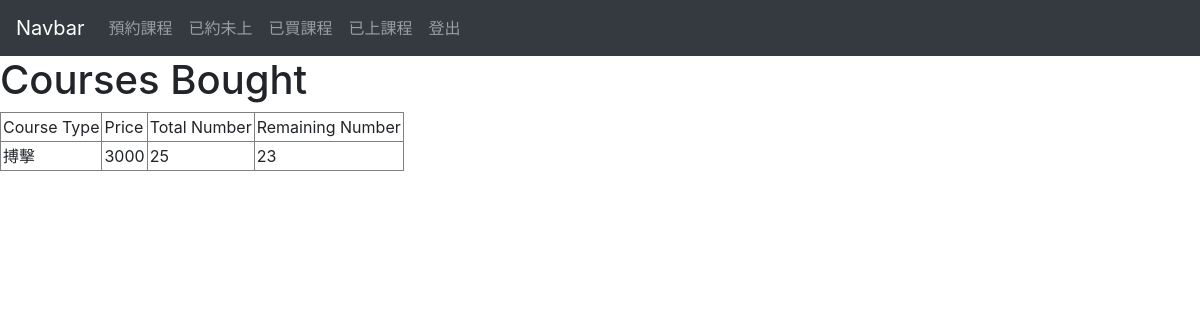
The app's page /Member/coursesBought.php, older data.
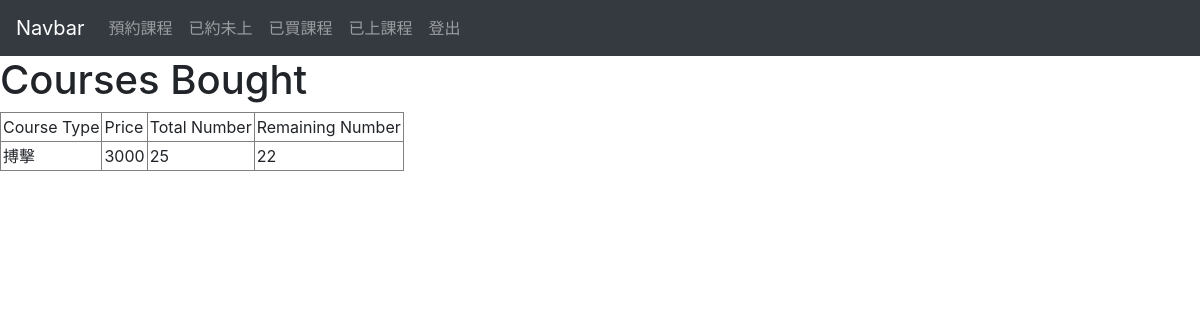
The same page, newer data.
### tables this page shows
CREATE TABLE `course` (
  `Course_ID` int(6) NOT NULL,
  `M_ID` int(6) NOT NULL,
  `Price` int(6) NOT NULL,
  `Course_Type` varchar(40) DEFAULT NULL,
  `Number_of_Period` int(3) NOT NULL,
  `Remaining_Number` int(3) NOT NULL,
  `Open_Time` datetime NOT NULL DEFAULT CURRENT_TIMESTAMP
);

### Member/coursesBought.php (the view, shortened to what this page needs)
<?php	require_once('database.php'); ?>
<!DOCTYPE html>
<html lang="en">
<head>
  <link rel="stylesheet" href="https://stackpath.bootstrapcdn.com/bootstrap/4.1.3/css/bootstrap.min.css">
</head>
<body>
<?php echo file_get_contents('../navbar_M.html'); ?>
<h1>Courses Bought</h1>
<table border="1" cellpadding="2" cellspacing="2">
	<tr>
		<td>Course Type</td>
		<td>Price</td>
		<td>Total Number</td>
		<td>Remaining Number</td>
	</tr>
		<?php
		$thisCourseID = 1;
		$result = mysqli_query($mysqli, "
			SELECT `Course_Type`,`Price`, `Number_of_Period`,`Remaining_Number`
			FROM `course`
			WHERE `course`.`Course_ID`=$thisCourseID
		");
		while($query_data = mysqli_fetch_row($result)) {
		  echo "<tr>";
		  echo "<td>",$query_data[0], "</td>",
			   "<td>",$query_data[1], "</td>",
			   "<td>",$query_data[2], "</td>",
			   "<td>",$query_data[3], "</td>";
		  echo "</tr>";
		}
		?>
</body>
</html>

Row changes from the older to the newer data that the page shows:
changed course "搏擊": Remaining_Number "23" → "22"
